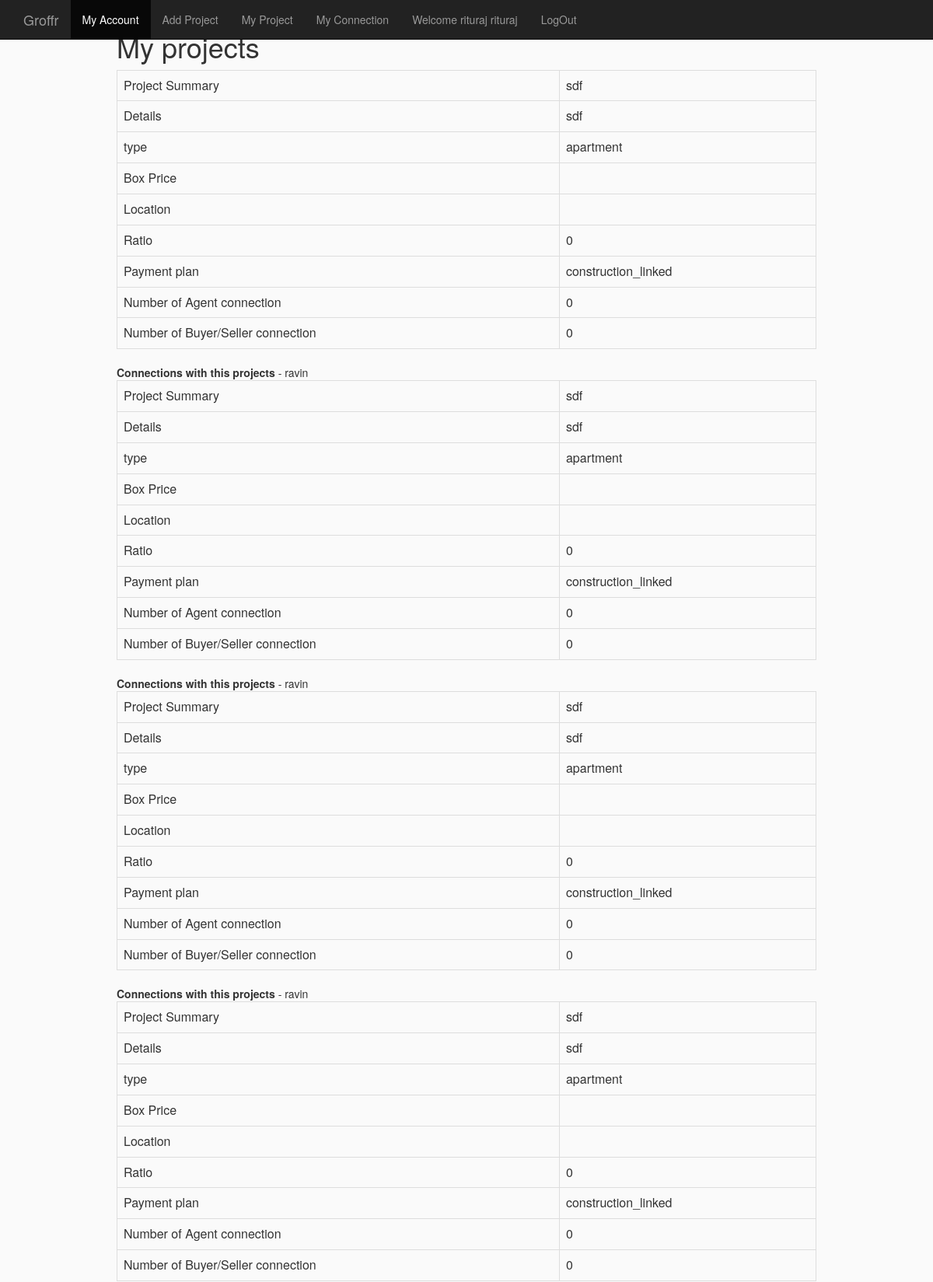
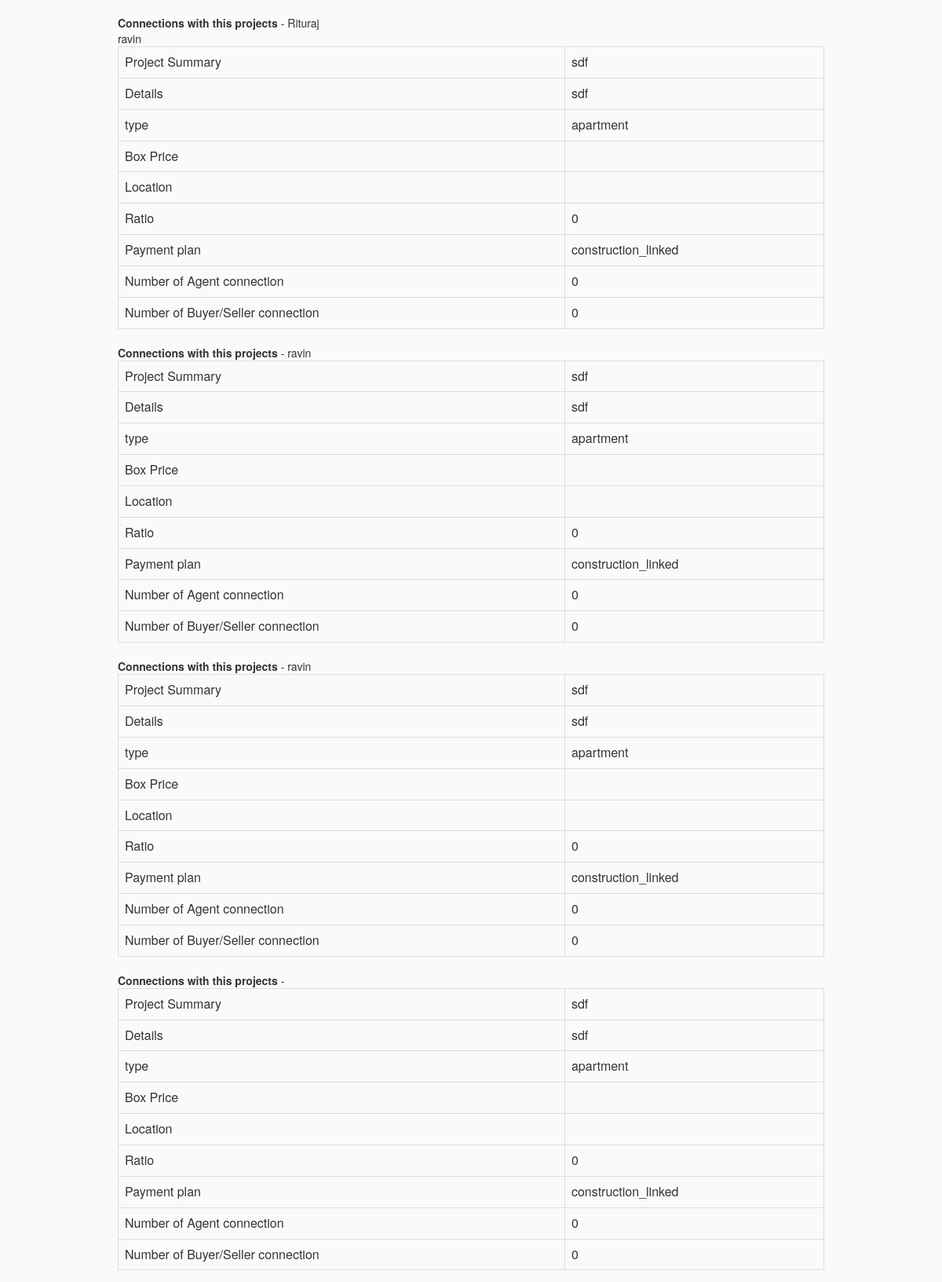
Page /my_project.php (signed in, upper part) on the committed database (2 pictures, top to bottom).
### tables this page shows
CREATE TABLE IF NOT EXISTS `projects` (
  `id` int(11) NOT NULL AUTO_INCREMENT,
  `summary` varchar(140) DEFAULT NULL,
  `details` text,
  `type` varchar(60) DEFAULT NULL,
  `box_price` varchar(45) DEFAULT NULL,
  `location` varchar(45) DEFAULT NULL,
  `ratio` int(11) DEFAULT NULL,
  `payment_plan` varchar(40) DEFAULT NULL,
  `agent_connection_count` tinyint(4) DEFAULT NULL,
  `agent_acc` int(5) NOT NULL,
  `buyer_seller_connection_count` tinyint(4) DEFAULT NULL,
  `buyer_seller_acc` int(5) NOT NULL,
  `owner_id` int(11) NOT NULL,
  PRIMARY KEY (`id`)
);

CREATE TABLE IF NOT EXISTS `connection` (
  `id` int(11) NOT NULL AUTO_INCREMENT,
  `projects_id` int(11) NOT NULL,
  `register_id` int(11) NOT NULL,
  PRIMARY KEY (`id`,`projects_id`,`register_id`),
  KEY `fk_connection_projects1_idx` (`projects_id`),
  KEY `fk_connection_register1_idx` (`register_id`)
);

CREATE TABLE IF NOT EXISTS `register` (
  `userid` int(11) NOT NULL AUTO_INCREMENT,
  `firstname` varchar(50) NOT NULL,
  `lastname` varchar(50) NOT NULL,
  `email` varchar(100) NOT NULL,
  `password` varchar(100) NOT NULL,
  `passcode` varchar(100) NOT NULL,
  `loginwith` varchar(20) NOT NULL,
  `status` varchar(10) NOT NULL,
  PRIMARY KEY (`userid`),
  UNIQUE KEY `userid` (`userid`)
);

### app_inc/classes/db.class.php (called while the page is built, shortened)
<?php
  class DB
  {
    function query($query, $debug = -1)
    {
      $this->lastResult = mysql_query($query) or $this->debugAndDie($query);
      return $this->lastResult;
    }
    function fetchNextObject($result = NULL)
    {
      if ($result == NULL || mysql_num_rows($result) < 1)
        return NULL;
      else
        return mysql_fetch_object($result);
    }
    function getMicroTime()
    {
      list($msec, $sec) = explode(' ', microtime());
      return floor($sec / 1000) + $msec;
    }
  }
?>

### app_inc/main-config.php (called while the page is built, shortened)
<?php
	$site_path 			=	realpath(dirname (__FILE__) . DIRSEP) . DIRSEP;
	include_once($site_path.CLASS_FOLDER . "db.class.php");
	$db				=	new DB(DBASE, SERVER, USER, PASS);
?>

### my_project.php (the view, shortened to what this page needs)
<?php
include('header.php');
?>
<!DOCTYPE HTML>
<html>
<head>
<link rel="stylesheet" href="assets/css/style.css">
</head>
<body>
<div class="content">
	<h1>
		My projects
	</h1>
<?php
	$query = "Select * from projects where owner_id =".$_SESSION['user_id'];
    $listabQuery 			=	$db->query($query);
	while($data = $db->fetchNextObject($listabQuery)){
		?>
		<table class= "table table-bordered table-hover">
			<tr>
		<td>
			Project Summary
		</td>
		<td>
		<?php
			echo $data->summary;
		?>
	</td>
			</tr>
			<tr>
		<td>
			Details
		</td>
		<td>
		<?php
			echo $data->details;
		?>
			</td></tr>
			<tr>
		<td>
			type
		</td>
		<td>
			<?php
				echo $data->type;
			?>
		</td>
			</tr>
			<tr>
		<td>
			Box Price
		</td>
		<td>
		</td>
			</tr>
			<tr>
		<td>
			Location
		</td>
		<td>
		</td>
			</tr>
			<tr>
		<td>
			Ratio
		</td>
		<td>
			<?php
			echo $data->ratio;
			?>
		</td>
			</tr>
			<tr>
		<td>
			Payment plan
		</td>
		<td>
			<?php
			echo $data->payment_plan;
			?>
		</td>
			</tr>
			<tr>
		<td>
			Number of Agent connection
		</td>
		<td>
			<?php
			echo $data->agent_connection_count;
			?>
		</td>
			</tr>
			<tr>
		<td>
			Number of Buyer/Seller connection
		<td>
		<?php
			echo $data->buyer_seller_connection_count;
		?>
		</td>
		</tr>
		</table>
		<b>Connections with this projects</b> -
		<?php
			$pro_conn_results = mysql_query("select * from connection conn,register reg where conn.projects_id = '".$data->id."' and reg.userid=conn.register_id ") or die(mysql_error());
			while( $pro_conn_data = @mysql_fetch_object($pro_conn_results) ){
				echo $pro_conn_data->firstname."<br>";
			}
	}
?>
</div>
</body>
</html>

### assets/css/style.css (style rules this page uses)
body { margin: 0 auto; padding: 0; background: #FAFAFA ; }
.content { width: 900px; margin:0 auto; }

### rows in the picture
projects: summary "sdf", details "sdf", type "apartment", ratio "0", payment_plan "construction_linked", agent_connection_count "0", buyer_seller_connection_count "0"
connection: register.firstname "ravin"
projects: summary "sdf", details "sdf", type "apartment", ratio "0", payment_plan "construction_linked", agent_connection_count "0", buyer_seller_connection_count "0"
connection: register.firstname "ravin"
projects: summary "sdf", details "sdf", type "apartment", ratio "0", payment_plan "construction_linked", agent_connection_count "0", buyer_seller_connection_count "0"
connection: register.firstname "ravin"
projects: summary "sdf", details "sdf", type "apartment", ratio "0", payment_plan "construction_linked", agent_connection_count "0", buyer_seller_connection_count "0"
connection: register.firstname "Rituraj"
connection: register.firstname "ravin"
projects: summary "sdf", details "sdf", type "apartment", ratio "0", payment_plan "construction_linked", agent_connection_count "0", buyer_seller_connection_count "0"
connection: register.firstname "ravin"
projects: summary "sdf", details "sdf", type "apartment", ratio "0", payment_plan "construction_linked", agent_connection_count "0", buyer_seller_connection_count "0"
connection: register.firstname "ravin"
projects: summary "sdf", details "sdf", type "apartment", ratio "0", payment_plan "construction_linked", agent_connection_count "0", buyer_seller_connection_count "0"
projects: summary "sdf", details "sdf", type "apartment", ratio "0", payment_plan "construction_linked", agent_connection_count "0", buyer_seller_connection_count "0"

### other values in the picture
$_SESSION['fname'] "rituraj"
$_SESSION['lname'] "rituraj"
